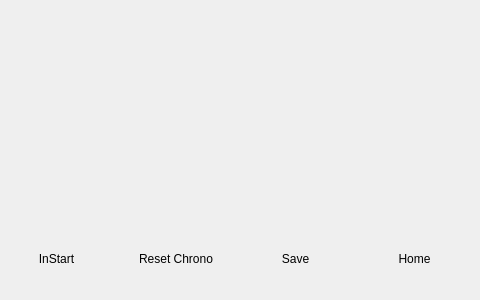
<?xml version="1.0" encoding="UTF-8"?>
<ui version="4.0">
 <class>MainWindow</class>
 <widget class="QMainWindow" name="MainWindow">
  <property name="geometry">
   <rect>
    <x>0</x>
    <y>0</y>
    <width>480</width>
    <height>300</height>
   </rect>
  </property>
  <property name="maximumSize">
   <size>
    <width>480</width>
    <height>300</height>
   </size>
  </property>
  <property name="windowTitle">
   <string>MainWindow</string>
  </property>
  <widget class="QWidget" name="centralwidget">
   <widget class="QWidget" name="verticalLayoutWidget">
    <property name="geometry">
     <rect>
      <x>0</x>
      <y>0</y>
      <width>481</width>
      <height>301</height>
     </rect>
    </property>
    <layout class="QVBoxLayout" name="verticalLayout">
     <property name="sizeConstraint">
      <enum>QLayout::SetDefaultConstraint</enum>
     </property>
     <item>
      <widget class="QStackedWidget" name="stackedWidget">
       <property name="currentIndex">
        <number>3</number>
       </property>
       <widget class="QWidget" name="pageHome">
        <widget class="QWidget" name="horizontalLayoutWidget_2">
         <property name="geometry">
          <rect>
           <x>0</x>
           <y>249</y>
           <width>471</width>
           <height>33</height>
          </rect>
         </property>
         <layout class="QHBoxLayout" name="horizontalLayout_2">
          <property name="sizeConstraint">
           <enum>QLayout::SetMinAndMaxSize</enum>
          </property>
          <item>
           <widget class="QPushButton" name="Btn_CheckPICAM">
            <property name="layoutDirection">
             <enum>Qt::LeftToRight</enum>
            </property>
            <property name="text">
             <string>Check PiCams</string>
            </property>
            <property name="flat">
             <bool>true</bool>
            </property>
           </widget>
          </item>
          <item>
           <widget class="QPushButton" name="Btn_Practice">
            <property name="contextMenuPolicy">
             <enum>Qt::NoContextMenu</enum>
            </property>
            <property name="text">
             <string>Practice</string>
            </property>
            <property name="flat">
             <bool>true</bool>
            </property>
           </widget>
          </item>
          <item>
           <widget class="QPushButton" name="Btn_Chrono">
            <property name="contextMenuPolicy">
             <enum>Qt::NoContextMenu</enum>
            </property>
            <property name="text">
             <string>Chrono</string>
            </property>
            <property name="flat">
             <bool>true</bool>
            </property>
           </widget>
          </item>
         </layout>
        </widget>
        <widget class="QWidget" name="layoutWidget">
         <property name="geometry">
          <rect>
           <x>0</x>
           <y>0</y>
           <width>461</width>
           <height>156</height>
          </rect>
         </property>
         <layout class="QVBoxLayout" name="verticalLayout_2">
          <item>
           <layout class="QHBoxLayout" name="horizontalLayout_4">
            <item>
             <widget class="QComboBox" name="comboIP1">
              <property name="minimumSize">
               <size>
                <width>86</width>
                <height>0</height>
               </size>
              </property>
              <item>
               <property name="text">
                <string>IP Left</string>
               </property>
              </item>
              <item>
               <property name="text">
                <string>IP Right</string>
               </property>
              </item>
             </widget>
            </item>
            <item>
             <widget class="QLineEdit" name="lineEdit_IP1">
              <property name="text">
               <string>192.168.0.16</string>
              </property>
              <property name="readOnly">
               <bool>true</bool>
              </property>
             </widget>
            </item>
            <item>
             <widget class="QCheckBox" name="checkBox_IP1">
              <property name="text">
               <string>Connected</string>
              </property>
             </widget>
            </item>
           </layout>
          </item>
          <item>
           <layout class="QHBoxLayout" name="horizontalLayout_5">
            <item>
             <widget class="QComboBox" name="comboIP2">
              <property name="minimumSize">
               <size>
                <width>86</width>
                <height>0</height>
               </size>
              </property>
              <property name="currentIndex">
               <number>0</number>
              </property>
              <item>
               <property name="text">
                <string>IP Left</string>
               </property>
              </item>
              <item>
               <property name="text">
                <string>IP Right</string>
               </property>
              </item>
             </widget>
            </item>
            <item>
             <widget class="QLineEdit" name="lineEdit__IP2">
              <property name="text">
               <string>192.168.0.17</string>
              </property>
              <property name="readOnly">
               <bool>true</bool>
              </property>
             </widget>
            </item>
            <item>
             <widget class="QCheckBox" name="checkBox_IP2">
              <property name="text">
               <string>Connected</string>
              </property>
              <property name="tristate">
               <bool>false</bool>
              </property>
             </widget>
            </item>
           </layout>
          </item>
          <item>
           <layout class="QHBoxLayout" name="horizontalLayout_6">
            <item>
             <widget class="QLabel" name="label_3">
              <property name="sizePolicy">
               <sizepolicy hsizetype="Fixed" vsizetype="Preferred">
                <horstretch>0</horstretch>
                <verstretch>0</verstretch>
               </sizepolicy>
              </property>
              <property name="minimumSize">
               <size>
                <width>86</width>
                <height>0</height>
               </size>
              </property>
              <property name="text">
               <string>Start In </string>
              </property>
             </widget>
            </item>
            <item>
             <widget class="QComboBox" name="ComboStartIn">
              <item>
               <property name="text">
                <string>Left</string>
               </property>
              </item>
              <item>
               <property name="text">
                <string>Right</string>
               </property>
              </item>
             </widget>
            </item>
           </layout>
          </item>
         </layout>
        </widget>
       </widget>
       <widget class="QWidget" name="pagePiCAM">
        <widget class="QWidget" name="horizontalLayoutWidget_3">
         <property name="geometry">
          <rect>
           <x>0</x>
           <y>249</y>
           <width>471</width>
           <height>33</height>
          </rect>
         </property>
         <layout class="QHBoxLayout" name="horizontalLayout_3">
          <property name="sizeConstraint">
           <enum>QLayout::SetMinAndMaxSize</enum>
          </property>
          <item>
           <widget class="QPushButton" name="Btn_PiCam_Refresh">
            <property name="maximumSize">
             <size>
              <width>16777202</width>
              <height>16777215</height>
             </size>
            </property>
            <property name="layoutDirection">
             <enum>Qt::LeftToRight</enum>
            </property>
            <property name="text">
             <string>Refresh</string>
            </property>
            <property name="flat">
             <bool>true</bool>
            </property>
           </widget>
          </item>
          <item>
           <widget class="QPushButton" name="Btn_PiCam_Home">
            <property name="text">
             <string>Home</string>
            </property>
            <property name="flat">
             <bool>true</bool>
            </property>
           </widget>
          </item>
         </layout>
        </widget>
        <widget class="QTreeWidget" name="treeWidget">
         <property name="geometry">
          <rect>
           <x>0</x>
           <y>10</y>
           <width>471</width>
           <height>231</height>
          </rect>
         </property>
         <property name="frameShadow">
          <enum>QFrame::Sunken</enum>
         </property>
         <property name="horizontalScrollBarPolicy">
          <enum>Qt::ScrollBarAlwaysOff</enum>
         </property>
         <property name="selectionBehavior">
          <enum>QAbstractItemView::SelectItems</enum>
         </property>
         <attribute name="headerCascadingSectionResizes">
          <bool>false</bool>
         </attribute>
         <attribute name="headerDefaultSectionSize">
          <number>140</number>
         </attribute>
         <attribute name="headerMinimumSectionSize">
          <number>160</number>
         </attribute>
         <attribute name="headerShowSortIndicator" stdset="0">
          <bool>false</bool>
         </attribute>
         <attribute name="headerStretchLastSection">
          <bool>true</bool>
         </attribute>
         <column>
          <property name="text">
           <string>PiCAM IP</string>
          </property>
         </column>
         <column>
          <property name="text">
           <string>Enable</string>
          </property>
         </column>
         <column>
          <property name="text">
           <string>Position</string>
          </property>
         </column>
         <item>
          <property name="text">
           <string>192.168.0.16</string>
          </property>
          <property name="text">
           <string/>
          </property>
         </item>
         <item>
          <property name="text">
           <string>192.168.0.17</string>
          </property>
          <property name="text">
           <string/>
          </property>
         </item>
        </widget>
       </widget>
       <widget class="QWidget" name="pagePractice">
        <widget class="QListWidget" name="listWidget">
         <property name="geometry">
          <rect>
           <x>0</x>
           <y>0</y>
           <width>471</width>
           <height>241</height>
          </rect>
         </property>
         <property name="sizePolicy">
          <sizepolicy hsizetype="Expanding" vsizetype="Expanding">
           <horstretch>0</horstretch>
           <verstretch>0</verstretch>
          </sizepolicy>
         </property>
        </widget>
        <widget class="QWidget" name="horizontalLayoutWidget">
         <property name="geometry">
          <rect>
           <x>0</x>
           <y>248</y>
           <width>471</width>
           <height>33</height>
          </rect>
         </property>
         <layout class="QHBoxLayout" name="horizontalLayout">
          <property name="sizeConstraint">
           <enum>QLayout::SetMinAndMaxSize</enum>
          </property>
          <item>
           <widget class="QPushButton" name="Btn_InStart">
            <property name="maximumSize">
             <size>
              <width>16777202</width>
              <height>16777215</height>
             </size>
            </property>
            <property name="layoutDirection">
             <enum>Qt::LeftToRight</enum>
            </property>
            <property name="text">
             <string>InStart</string>
            </property>
            <property name="flat">
             <bool>true</bool>
            </property>
           </widget>
          </item>
          <item>
           <widget class="QPushButton" name="Btn_ResetChrono">
            <property name="text">
             <string>Reset Chrono</string>
            </property>
            <property name="flat">
             <bool>true</bool>
            </property>
           </widget>
          </item>
          <item>
           <widget class="QPushButton" name="Btn_Save">
            <property name="layoutDirection">
             <enum>Qt::LeftToRight</enum>
            </property>
            <property name="text">
             <string>Save</string>
            </property>
            <property name="flat">
             <bool>true</bool>
            </property>
           </widget>
          </item>
          <item>
           <widget class="QPushButton" name="Btn_Back">
            <property name="text">
             <string>Home</string>
            </property>
            <property name="flat">
             <bool>true</bool>
            </property>
           </widget>
          </item>
         </layout>
        </widget>
       </widget>
       <widget class="QWidget" name="pageChrono">
        <widget class="QWidget" name="horizontalLayoutWidget_4">
         <property name="geometry">
          <rect>
           <x>0</x>
           <y>248</y>
           <width>471</width>
           <height>33</height>
          </rect>
         </property>
         <layout class="QHBoxLayout" name="horizontalLayout_7">
          <property name="sizeConstraint">
           <enum>QLayout::SetMinAndMaxSize</enum>
          </property>
          <item>
           <widget class="QPushButton" name="Btn_ChronoInStart">
            <property name="maximumSize">
             <size>
              <width>16777202</width>
              <height>16777215</height>
             </size>
            </property>
            <property name="layoutDirection">
             <enum>Qt::LeftToRight</enum>
            </property>
            <property name="text">
             <string>InStart</string>
            </property>
            <property name="flat">
             <bool>true</bool>
            </property>
           </widget>
          </item>
          <item>
           <widget class="QPushButton" name="Btn_ChronoReset">
            <property name="text">
             <string>Reset Chrono</string>
            </property>
            <property name="flat">
             <bool>true</bool>
            </property>
           </widget>
          </item>
          <item>
           <widget class="QPushButton" name="Btn_ChronoSave">
            <property name="layoutDirection">
             <enum>Qt::LeftToRight</enum>
            </property>
            <property name="text">
             <string>Save</string>
            </property>
            <property name="flat">
             <bool>true</bool>
            </property>
           </widget>
          </item>
          <item>
           <widget class="QPushButton" name="Btn_ChronoBack">
            <property name="text">
             <string>Home</string>
            </property>
            <property name="flat">
             <bool>true</bool>
            </property>
           </widget>
          </item>
         </layout>
        </widget>
       </widget>
      </widget>
     </item>
    </layout>
   </widget>
  </widget>
  <action name="actionInStart">
   <property name="text">
    <string>InStart</string>
   </property>
  </action>
  <action name="actionResetChrono">
   <property name="text">
    <string>ResetChrono</string>
   </property>
  </action>
  <action name="actionSave">
   <property name="text">
    <string>Save</string>
   </property>
   <property name="toolTip">
    <string>Save</string>
   </property>
  </action>
  <action name="actionHomeNext">
   <property name="text">
    <string>HomeNext</string>
   </property>
  </action>
  <action name="actionCheckPicam">
   <property name="text">
    <string>CheckPicam</string>
   </property>
   <property name="toolTip">
    <string>CheckPicam</string>
   </property>
  </action>
 </widget>
 <resources/>
 <connections/>
</ui>
